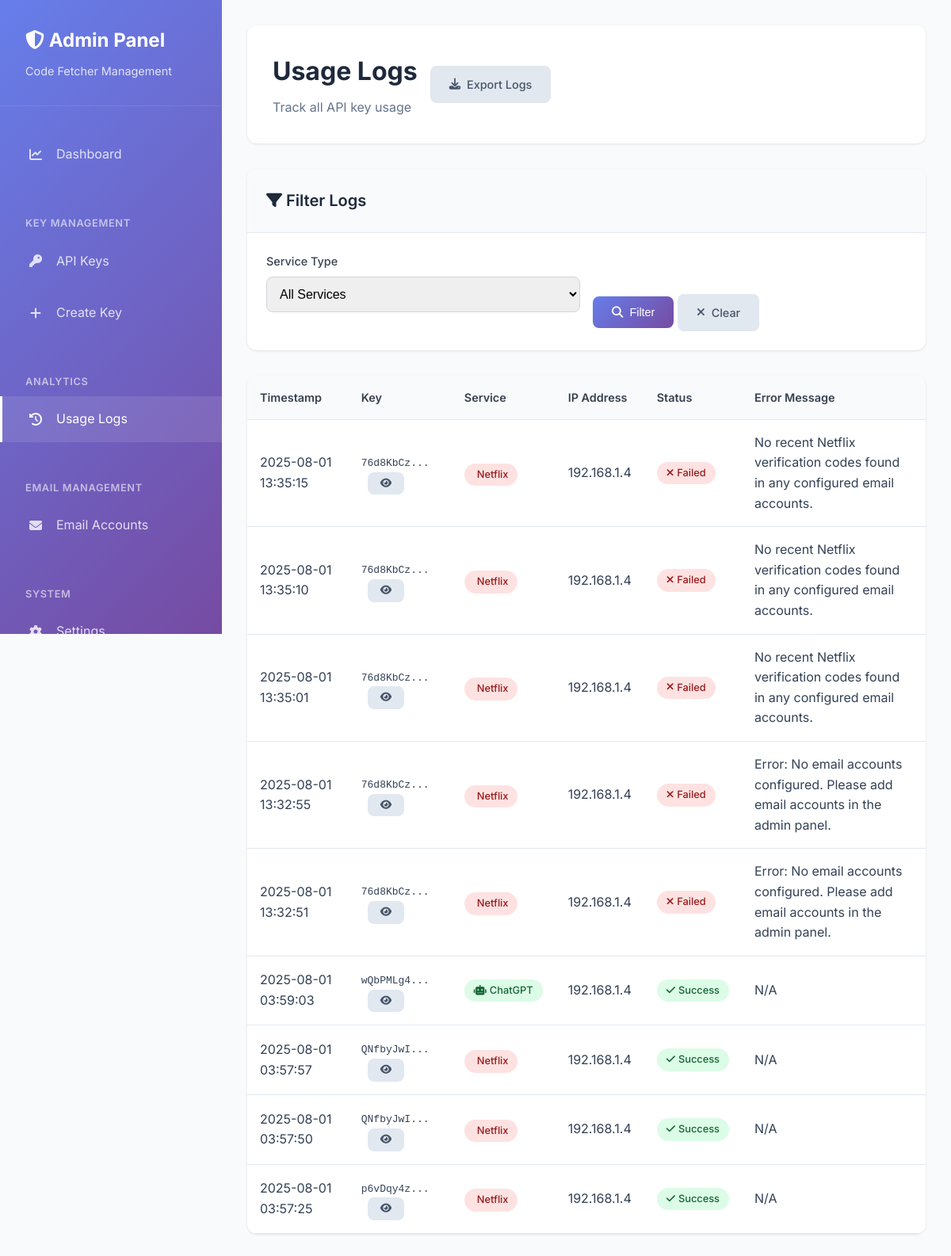
The page /admin/usage-logs (signed in) on the database its author committed.
### merged_code_fetcher/database.py (models this page shows, shortened)
class UsageLog(db.Model):
    __tablename__ = 'usage_logs'
    id = db.Column(db.Integer, primary_key=True)
    key_id = db.Column(db.Integer, db.ForeignKey('api_keys.id'), nullable=False)
    service_used = db.Column(db.String(20), nullable=False)  # 'netflix' or 'chatgpt'
    timestamp = db.Column(db.DateTime, default=datetime.utcnow)
    ip_address = db.Column(db.String(45), nullable=True)  # IPv6 can be up to 45 chars
    success = db.Column(db.Boolean, default=True)
    error_message = db.Column(db.Text, nullable=True)

class ApiKey(db.Model):
    __tablename__ = 'api_keys'
    id = db.Column(db.Integer, primary_key=True)
    key = db.Column(db.String(32), unique=True, nullable=False)
    service_type = db.Column(db.String(20), nullable=False)  # 'netflix', 'chatgpt', or 'both'
    usage_limit = db.Column(db.Integer, nullable=False, default=1)
    current_usage = db.Column(db.Integer, default=0)
    created_at = db.Column(db.DateTime, default=datetime.utcnow)
    expires_at = db.Column(db.DateTime, nullable=True)
    is_active = db.Column(db.Boolean, default=True)
    created_by = db.Column(db.Integer, db.ForeignKey('admin_users.id'), nullable=False)
    usage_logs = db.relationship('UsageLog', backref='api_key', lazy=True, cascade='all, delete-orphan')
    creator = db.relationship('AdminUser', backref='created_keys')

### merged_code_fetcher/admin.py (the view)
@admin_bp.route('/usage-logs')
@login_required
def usage_logs():
    page = request.args.get('page', 1, type=int)
    service_filter = request.args.get('service', '')
    query = UsageLog.query
    if service_filter:
        query = query.filter_by(service_used=service_filter)
    logs = query.order_by(desc(UsageLog.timestamp)).paginate(
        page=page, per_page=50, error_out=False
    )
    return render_template('admin/usage_logs.html', logs=logs, service_filter=service_filter)

### merged_code_fetcher/app.py (called while the page is built)
@login_manager.user_loader
def load_user(user_id):
    return AdminUser.query.get(int(user_id))

@app.context_processor
def inject_current_year():
    return {'current_year': datetime.now().year}

### merged_code_fetcher/templates/admin/usage_logs.html (shortened to what this page needs)
{% extends "admin/base.html" %}
{% block content %}
<div class="content-header">
    <div>
        <h1 class="page-title">Usage Logs</h1>
        <p class="page-subtitle">Track all API key usage</p>
    </div>
    <div class="header-actions">
        <a href="{{ url_for('admin.export_keys') }}?format=json" class="btn btn-secondary">
            <i class="fas fa-download"></i>
            Export Logs
        </a>
    </div>
</div>
<div class="card" style="margin-bottom: 2rem;">
    <div class="card-header">
        <h3 class="card-title">
            <i class="fas fa-filter"></i>
            Filter Logs
        </h3>
    </div>
    <div class="card-body">
        <form method="GET" style="display: grid; grid-template-columns: repeat(auto-fit, minmax(200px, 1fr)); gap: 1rem; align-items: end;">
            <div class="form-group">
                <label for="service" class="form-label">Service Type</label>
                <select id="service" name="service" class="form-select">
                    <option value="">All Services</option>
                </select>
            </div>
            <div>
                <button type="submit" class="btn btn-primary">
                    <i class="fas fa-search"></i>
                    Filter
                </button>
                <a href="{{ url_for('admin.usage_logs') }}" class="btn btn-secondary">
                    <i class="fas fa-times"></i>
                    Clear
                </a>
            </div>
        </form>
    </div>
</div>
<div class="table-container">
    <table class="table">
        <thead>
            <tr>
                <th>Timestamp</th>
                <th>Key</th>
                <th>Service</th>
                <th>IP Address</th>
                <th>Status</th>
                <th>Error Message</th>
            </tr>
        </thead>
        <tbody>
            {% for log in logs.items %}
            <tr>
                <td>{{ log.timestamp.strftime('%Y-%m-%d %H:%M:%S') }}</td>
                <td>
                    <code>{{ log.api_key.key[:8] }}...</code>
                    <a href="{{ url_for('admin.key_details', key_id=log.api_key.id) }}" class="btn btn-sm btn-secondary" style="margin-left: 0.5rem;" title="View Key Details">
                        <i class="fas fa-eye"></i>
                    </a>
                </td>
                <td>
                    {% if log.service_used == 'netflix' %}
                        <span class="badge badge-danger">
                            Netflix
                        </span>
                    {% elif log.service_used == 'chatgpt' %}
                        <span class="badge badge-success">
                            <i class="fas fa-robot"></i>
                            ChatGPT
                        </span>
                    {% endif %}
                </td>
                <td>{{ log.ip_address or 'N/A' }}</td>
                <td>
                    {% if log.success %}
                        <span class="badge badge-success">
                            <i class="fas fa-check"></i>
                            Success
                        </span>
                    {% else %}
                        <span class="badge badge-danger">
                            <i class="fas fa-times"></i>
                            Failed
                        </span>
                    {% endif %}
                </td>
                <td>{{ log.error_message or 'N/A' }}</td>
            </tr>
            {% endfor %}
        </tbody>
    </table>
</div>
{% endblock %}

### merged_code_fetcher/templates/admin/base.html (style rules this page uses)
* { margin: 0; padding: 0; box-sizing: border-box; }
body { font-family: 'Inter', sans-serif; background: #f8fafc; color: #334155; line-height: 1.6; }
.content-header { background: white; border-radius: 12px; padding: 2rem; margin-bottom: 2rem; box-shadow: 0 1px 3px rgba(0, 0, 0, 0.1); display: flex; justify-content: between; align-items: center; flex-wrap: wrap; gap: 1rem; }
.page-title { font-size: 2rem; font-weight: 700; color: #1e293b; margin-bottom: 0.5rem; }
.page-subtitle { color: #64748b; font-size: 1rem; }
.header-actions { display: flex; gap: 1rem; align-items: center; }
.btn { display: inline-flex; align-items: center; gap: 0.5rem; padding: 0.75rem 1.5rem; border: none; border-radius: 8px; font-size: 0.9rem; font-weight: 500; text-decoration: none; cursor: pointer; transition: all 0.3s ease; }
.btn-primary { background: linear-gradient(135deg, #667eea, #764ba2); color: white; }
.btn-secondary { background: #e2e8f0; color: #475569; }
.btn-sm { padding: 0.5rem 1rem; font-size: 0.8rem; }
.card { background: white; border-radius: 12px; box-shadow: 0 1px 3px rgba(0, 0, 0, 0.1); overflow: hidden; }
.card-header { padding: 1.5rem; border-bottom: 1px solid #e2e8f0; background: #f8fafc; }
.card-title { font-size: 1.25rem; font-weight: 600; color: #1e293b; }
.card-body { padding: 1.5rem; }
.table-container { background: white; border-radius: 12px; overflow: hidden; box-shadow: 0 1px 3px rgba(0, 0, 0, 0.1); }
.table { width: 100%; border-collapse: collapse; }
.table th, .table td { padding: 1rem; text-align: left; border-bottom: 1px solid #e2e8f0; }
.table th { background: #f8fafc; font-weight: 600; color: #374151; font-size: 0.9rem; }
.badge { display: inline-flex; align-items: center; gap: 0.25rem; padding: 0.25rem 0.75rem; border-radius: 20px; font-size: 0.8rem; font-weight: 500; }
.badge-success { background: #dcfce7; color: #166534; }
.badge-danger { background: #fee2e2; color: #991b1b; }
.form-group { margin-bottom: 1.5rem; }
.form-label { display: block; font-weight: 500; color: #374151; margin-bottom: 0.5rem; font-size: 0.9rem; }
.form-input, .form-select { width: 100%; padding: 0.75rem; border: 1px solid #d1d5db; border-radius: 8px; font-size: 1rem; transition: all 0.3s ease; }

### rows shown on the page
UsageLog: timestamp "2025-08-01 13:35:15", api_key "76d8KbCz", service_used "Netflix", ip_address "192.168.1.4", success False (drawn), error_message "No recent Netflix verification codes found in any configured email accounts."
UsageLog: timestamp "2025-08-01 13:35:10", api_key "76d8KbCz", service_used "Netflix", ip_address "192.168.1.4", success False (drawn), error_message "No recent Netflix verification codes found in any configured email accounts."
UsageLog: timestamp "2025-08-01 13:35:01", api_key "76d8KbCz", service_used "Netflix", ip_address "192.168.1.4", success False (drawn), error_message "No recent Netflix verification codes found in any configured email accounts."
UsageLog: timestamp "2025-08-01 13:32:55", api_key "76d8KbCz", service_used "Netflix", ip_address "192.168.1.4", success False (drawn), error_message "Error: No email accounts configured. Please add email accounts in the admin panel."
UsageLog: timestamp "2025-08-01 13:32:51", api_key "76d8KbCz", service_used "Netflix", ip_address "192.168.1.4", success False (drawn), error_message "Error: No email accounts configured. Please add email accounts in the admin panel."
UsageLog: timestamp "2025-08-01 03:59:03", api_key "wQbPMLg4", service_used "chatgpt" (drawn), ip_address "192.168.1.4", success True (drawn), error_message "N/A"
UsageLog: timestamp "2025-08-01 03:57:57", api_key "QNfbyJwI", service_used "Netflix", ip_address "192.168.1.4", success True (drawn), error_message "N/A"
UsageLog: timestamp "2025-08-01 03:57:50", api_key "QNfbyJwI", service_used "Netflix", ip_address "192.168.1.4", success True (drawn), error_message "N/A"
UsageLog: timestamp "2025-08-01 03:57:25", api_key "p6vDqy4z", service_used "Netflix", ip_address "192.168.1.4", success True (drawn), error_message "N/A"
